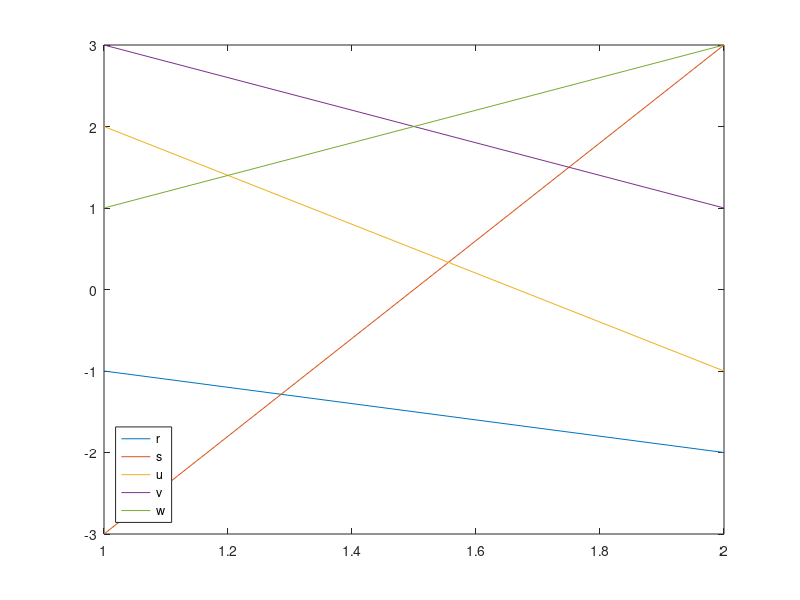

The MATLAB script that drew this image:
r = [-1
        -2];
s = [-3
         3];
u = [2
        -1];
v = [3
        1];
w = [1
        3];

M = [-1 -3  2  3  1;
     -2  3 -1  1  3];

plot(M);
legend({'r','s','u','v','w'},'Location','southwest')

rs = 0;
uv = 0;
sv = 0;

for i = 1:2
    rs = rs + r(i)*s(i);
end

for i = 1:2
    uv = uv + u(i)*v(i);
end

for i = 1:2
    sv = sv + s(i)*v(i);
end

fileID = fopen('obach_p4_rs.txt','w');
fprintf(fileID,'%d', rs);
fclose(fileID);

fileID = fopen('obach_p4_sv.txt','w');
fprintf(fileID,'%d', sv);
fclose(fileID);

fileID = fopen('obach_p4_uv.txt','w');
fprintf(fileID,'%d', uv);
fclose(fileID);